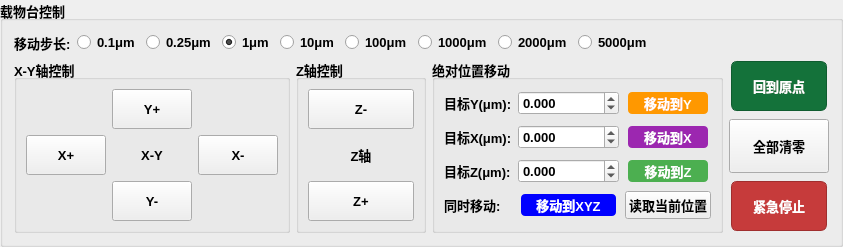
             <widget class="QGroupBox" name="groupBoxStageControl">
              <property name="font">
               <font>
                <pointsize>10</pointsize>
                <bold>true</bold>
               </font>
              </property>
              <property name="title">
               <string>载物台控制</string>
              </property>
              <layout class="QVBoxLayout" name="verticalLayout_stageControl">
               <item>
                <layout class="QHBoxLayout" name="horizontalLayout_stepSize">
                 <item>
                  <widget class="QLabel" name="labelStepSize">
                   <property name="font">
                    <font>
                     <bold>true</bold>
                    </font>
                   </property>
                   <property name="text">
                    <string>移动步长:</string>
                   </property>
                  </widget>
                 </item>
                 <item>
                  <widget class="QRadioButton" name="radioStep01">
                   <property name="font">
                    <font>
                     <bold>true</bold>
                    </font>
                   </property>
                   <property name="text">
                    <string>0.1μm</string>
                   </property>
                  </widget>
                 </item>
                 <item>
                  <widget class="QRadioButton" name="radioStep025">
                   <property name="font">
                    <font>
                     <bold>true</bold>
                    </font>
                   </property>
                   <property name="text">
                    <string>0.25μm</string>
                   </property>
                  </widget>
                 </item>
                 <item>
                  <widget class="QRadioButton" name="radioStep1">
                   <property name="font">
                    <font>
                     <bold>true</bold>
                    </font>
                   </property>
                   <property name="text">
                    <string>1μm</string>
                   </property>
                   <property name="checked">
                    <bool>true</bool>
                   </property>
                  </widget>
                 </item>
                 <item>
                  <widget class="QRadioButton" name="radioStep10">
                   <property name="font">
                    <font>
                     <bold>true</bold>
                    </font>
                   </property>
                   <property name="text">
                    <string>10μm</string>
                   </property>
                  </widget>
                 </item>
                 <item>
                  <widget class="QRadioButton" name="radioStep100">
                   <property name="font">
                    <font>
                     <bold>true</bold>
                    </font>
                   </property>
                   <property name="text">
                    <string>100μm</string>
                   </property>
                  </widget>
                 </item>
                 <item>
                  <widget class="QRadioButton" name="radioStep1000">
                   <property name="font">
                    <font>
                     <bold>true</bold>
                    </font>
                   </property>
                   <property name="text">
                    <string>1000μm</string>
                   </property>
                  </widget>
                 </item>
                 <item>
                  <widget class="QRadioButton" name="radioStep2000">
                   <property name="font">
                    <font>
                     <bold>true</bold>
                    </font>
                   </property>
                   <property name="text">
                    <string>2000μm</string>
                   </property>
                  </widget>
                 </item>
                 <item>
                  <widget class="QRadioButton" name="radioStep5000">
                   <property name="font">
                    <font>
                     <bold>true</bold>
                    </font>
                   </property>
                   <property name="text">
                    <string>5000μm</string>
                   </property>
                  </widget>
                 </item>
                 <item>
                  <spacer name="horizontalSpacer_stepSize">
                   <property name="orientation">
                    <enum>Qt::Orientation::Horizontal</enum>
                   </property>
                   <property name="sizeHint" stdset="0">
                    <size>
                     <width>40</width>
                     <height>20</height>
                    </size>
                   </property>
                  </spacer>
                 </item>
                </layout>
               </item>
               <item>
                <layout class="QHBoxLayout" name="horizontalLayout_xyControl">
                 <item>
                  <widget class="QGroupBox" name="groupBoxXYControl">
                   <property name="sizePolicy">
                    <sizepolicy hsizetype="Expanding" vsizetype="Preferred">
                     <horstretch>0</horstretch>
                     <verstretch>0</verstretch>
                    </sizepolicy>
                   </property>
                   <property name="title">
                    <string>X-Y轴控制</string>
                   </property>
                   <layout class="QGridLayout" name="gridLayout_xyControl">
                    <item row="0" column="1">
                     <widget class="QPushButton" name="btnMoveYUp">
                      <property name="minimumSize">
                       <size>
                        <width>60</width>
                        <height>40</height>
                       </size>
                      </property>
                      <property name="text">
                       <string>Y+</string>
                      </property>
                     </widget>
                    </item>
                    <item row="1" column="1">
                     <widget class="QLabel" name="labelXYCenter">
                      <property name="minimumSize">
                       <size>
                        <width>60</width>
                        <height>40</height>
                       </size>
                      </property>
                      <property name="text">
                       <string>X-Y</string>
                      </property>
                      <property name="alignment">
                       <set>Qt::AlignmentFlag::AlignCenter</set>
                      </property>
                     </widget>
                    </item>
                    <item row="2" column="1">
                     <widget class="QPushButton" name="btnMoveYDown">
                      <property name="minimumSize">
                       <size>
                        <width>60</width>
                        <height>40</height>
                       </size>
                      </property>
                      <property name="text">
                       <string>Y-</string>
                      </property>
                     </widget>
                    </item>
                    <item row="1" column="0">
                     <widget class="QPushButton" name="btnMoveZUp">
                      <property name="minimumSize">
                       <size>
                        <width>60</width>
                        <height>40</height>
                       </size>
                      </property>
                      <property name="text">
                       <string>X+</string>
                      </property>
                     </widget>
                    </item>
                    <item row="1" column="2">
                     <widget class="QPushButton" name="btnMoveZDown">
                      <property name="minimumSize">
                       <size>
                        <width>60</width>
                        <height>40</height>
                       </size>
                      </property>
                      <property name="text">
                       <string>X-</string>
                      </property>
                     </widget>
                    </item>
                   </layout>
                  </widget>
                 </item>
                 <item>
                  <widget class="QGroupBox" name="groupBoxZControl">
                   <property name="sizePolicy">
                    <sizepolicy hsizetype="Fixed" vsizetype="Preferred">
                     <horstretch>0</horstretch>
                     <verstretch>0</verstretch>
                    </sizepolicy>
                   </property>
                   <property name="minimumSize">
                    <size>
                     <width>130</width>
                     <height>0</height>
                    </size>
                   </property>
                   <property name="title">
                    <string>Z轴控制</string>
                   </property>
                   <layout class="QVBoxLayout" name="verticalLayout_zControl">
                    <item>
                     <widget class="QPushButton" name="btnMoveXLeft">
                      <property name="minimumSize">
                       <size>
                        <width>60</width>
                        <height>40</height>
                       </size>
                      </property>
                      <property name="text">
                       <string>Z-</string>
                      </property>
                     </widget>
                    </item>
                    <item>
                     <widget class="QLabel" name="labelZCenter">
                      <property name="minimumSize">
                       <size>
                        <width>60</width>
                        <height>40</height>
                       </size>
                      </property>
                      <property name="text">
                       <string>Z轴</string>
                      </property>
                      <property name="alignment">
                       <set>Qt::AlignmentFlag::AlignCenter</set>
                      </property>
                     </widget>
                    </item>
                    <item>
                     <widget class="QPushButton" name="btnMoveXRight">
                      <property name="minimumSize">
                       <size>
                        <width>60</width>
                        <height>40</height>
                       </size>
                      </property>
                      <property name="text">
                       <string>Z+</string>
                      </property>
                     </widget>
                    </item>
                   </layout>
                  </widget>
                 </item>
                 <item>
                  <widget class="QGroupBox" name="groupBoxAbsoluteMove">
                   <property name="sizePolicy">
                    <sizepolicy hsizetype="Expanding" vsizetype="Preferred">
                     <horstretch>0</horstretch>
                     <verstretch>0</verstretch>
                    </sizepolicy>
                   </property>
                   <property name="font">
                    <font>
                     <pointsize>10</pointsize>
                     <bold>true</bold>
                    </font>
                   </property>
                   <property name="title">
                    <string>绝对位置移动</string>
                   </property>
                   <layout class="QGridLayout" name="gridLayout_absoluteMove">
                    <item row="2" column="1">
                     <widget class="QDoubleSpinBox" name="spinBoxTargetZ">
                      <property name="decimals">
                       <number>3</number>
                      </property>
                      <property name="minimum">
                       <double>-999999.000000000000000</double>
                      </property>
                      <property name="maximum">
                       <double>999999.000000000000000</double>
                      </property>
                     </widget>
                    </item>
                    <item row="1" column="1">
                     <widget class="QDoubleSpinBox" name="spinBoxTargetY">
                      <property name="decimals">
                       <number>3</number>
                      </property>
                      <property name="minimum">
                       <double>-999999.000000000000000</double>
                      </property>
                      <property name="maximum">
                       <double>999999.000000000000000</double>
                      </property>
                     </widget>
                    </item>
                    <item row="4" column="1">
                     <widget class="QPushButton" name="btnMoveToXYZ">
                      <property name="sizePolicy">
                       <sizepolicy hsizetype="Minimum" vsizetype="Preferred">
                        <horstretch>0</horstretch>
                        <verstretch>0</verstretch>
                       </sizepolicy>
                      </property>
                      <property name="styleSheet">
                       <string notr="true">QPushButton {
    background-color: blue;
    color: white;
    border-radius: 5px;
    margin: 2px;
    border: 2px solid transparent;
}
QPushButton:hover {
    background-color: royalblue; /* 悬停时略微变深，比 blue 深，比 darkblue 亮 */
    border: 2px solid lightblue;
}
QPushButton:pressed {
    background-color: darkblue; /* 按下时变得更深，与 royalblue 明显区分 */
    border: 2px solid navy;
}
QPushButton:disabled {
    background-color: #808080; /* 灰色背景表示禁用 */
    color: #C0C0C0; /* 浅灰色文字 */
    border: 2px solid #606060; /* 深灰色边框 */
}
</string>
                      </property>
                      <property name="text">
                       <string>移动到XYZ</string>
                      </property>
                     </widget>
                    </item>
                    <item row="4" column="0">
                     <widget class="QLabel" name="labelMoveXYZ">
                      <property name="text">
                       <string>同时移动:</string>
                      </property>
                     </widget>
                    </item>
                    <item row="2" column="0">
                     <widget class="QLabel" name="labelTargetZ">
                      <property name="text">
                       <string>目标X(μm):</string>
                      </property>
                     </widget>
                    </item>
                    <item row="1" column="2">
                     <widget class="QPushButton" name="btnMoveToY">
                      <property name="styleSheet">
                       <string notr="true">QPushButton {
    background-color: #FF9800; /* 橙色背景 */
    color: white;
    border-radius: 5px;
    margin: 2px;
    border: 2px solid transparent;
}
QPushButton:hover {
    background-color: #e68900; /* 悬停时变深橙 */
    border: 2px solid orange;
}
QPushButton:pressed {
    background-color: #cc7a00; /* 按下时更深橙 */
    border: 2px solid darkorange;
}
QPushButton:disabled {
    background-color: #808080; /* 灰色背景表示禁用 */
    color: #C0C0C0; /* 浅灰色文字 */
    border: 2px solid #606060; /* 深灰色边框 */
}
</string>
                      </property>
                      <property name="text">
                       <string>移动到Y</string>
                      </property>
                     </widget>
                    </item>
                    <item row="4" column="2">
                     <widget class="QPushButton" name="btnGetCurrentPos">
                      <property name="text">
                       <string>读取当前位置</string>
                      </property>
                     </widget>
                    </item>
                    <item row="1" column="0">
                     <widget class="QLabel" name="labelTargetY">
                      <property name="text">
                       <string>目标Y(μm):</string>
                      </property>
                     </widget>
                    </item>
                    <item row="2" column="2">
                     <widget class="QPushButton" name="btnMoveToZ">
                      <property name="styleSheet">
                       <string notr="true">QPushButton {
    background-color: #9C27B0; /* 紫色背景 */
    color: white;
    border-radius: 5px;
    margin: 2px;
    border: 2px solid transparent;
}
QPushButton:hover {
    background-color: #8e24aa; /* 悬停时变深紫 */
    border: 2px solid plum;
}
QPushButton:pressed {
    background-color: #7b1fa2; /* 按下时更深紫 */
    border: 2px solid purple;
}
QPushButton:disabled {
    background-color: #808080; /* 灰色背景表示禁用 */
    color: #C0C0C0; /* 浅灰色文字 */
    border: 2px solid #606060; /* 深灰色边框 */
}
</string>
                      </property>
                      <property name="text">
                       <string>移动到X</string>
                      </property>
                     </widget>
                    </item>
                    <item row="3" column="0">
                     <widget class="QLabel" name="labelTargetX">
                      <property name="text">
                       <string>目标Z(μm):</string>
                      </property>
                     </widget>
                    </item>
                    <item row="3" column="1">
                     <widget class="QDoubleSpinBox" name="spinBoxTargetX">
                      <property name="decimals">
                       <number>3</number>
                      </property>
                      <property name="minimum">
                       <double>-999999.000000000000000</double>
                      </property>
                      <property name="maximum">
                       <double>999999.000000000000000</double>
                      </property>
                     </widget>
                    </item>
                    <item row="3" column="2">
                     <widget class="QPushButton" name="btnMoveToX">
                      <property name="styleSheet">
                       <string notr="true">QPushButton {
    background-color: #4CAF50; /* 绿色背景 */
    color: white;
    border-radius: 5px;
    margin: 2px;
    border: 2px solid transparent;
}
QPushButton:hover {
    background-color: #45a049; /* 悬停时变深绿 */
    border: 2px solid lightgreen;
}
QPushButton:pressed {
    background-color: #3d8b40; /* 按下时更深绿 */
    border: 2px solid darkgreen;
}
QPushButton:disabled {
    background-color: #808080; /* 灰色背景表示禁用 */
    color: #C0C0C0; /* 浅灰色文字 */
    border: 2px solid #606060; /* 深灰色边框 */
}
</string>
                      </property>
                      <property name="text">
                       <string>移动到Z</string>
                      </property>
                     </widget>
                    </item>
                   </layout>
                  </widget>
                 </item>
                 <item>
                  <layout class="QVBoxLayout" name="verticalLayout_2">
                   <item>
                    <widget class="QPushButton" name="btnStageHome">
                     <property name="sizePolicy">
                      <sizepolicy hsizetype="Fixed" vsizetype="Preferred">
                       <horstretch>0</horstretch>
                       <verstretch>0</verstretch>
                      </sizepolicy>
                     </property>
                     <property name="minimumSize">
                      <size>
                       <width>100</width>
                       <height>0</height>
                      </size>
                     </property>
                     <property name="styleSheet">
                      <string notr="true">QPushButton {
    background-color: #14723A;      /* 默认深绿 */
    color: #FFFFFF;
    border: 1px solid #0F5C2F;
    border-radius: 6px;
    margin: 2px;
    padding: 6px 12px;
}
QPushButton:hover {
    background-color: #0F5C2F;      /* 悬停更暗 */
    border-color: #0B4724;
}
QPushButton:pressed {
    background-color: #0B4724;      /* 按下最暗 */
    border-color: #07321A;
}
QPushButton:disabled {
    background-color: #93B39F;      /* 禁用淡灰绿 */
    border-color: #7A9886;
    color: #EEF3EF;
}
</string>
                     </property>
                     <property name="text">
                      <string>回到原点</string>
                     </property>
                    </widget>
                   </item>
                   <item>
                    <widget class="QPushButton" name="btnStageZeroAll">
                     <property name="sizePolicy">
                      <sizepolicy hsizetype="Fixed" vsizetype="Preferred">
                       <horstretch>0</horstretch>
                       <verstretch>0</verstretch>
                      </sizepolicy>
                     </property>
                     <property name="minimumSize">
                      <size>
                       <width>100</width>
                       <height>0</height>
                      </size>
                     </property>
                     <property name="text">
                      <string>全部清零</string>
                     </property>
                    </widget>
                   </item>
                   <item>
                    <widget class="QPushButton" name="btnStageStop">
                     <property name="sizePolicy">
                      <sizepolicy hsizetype="Fixed" vsizetype="Preferred">
                       <horstretch>0</horstretch>
                       <verstretch>0</verstretch>
                      </sizepolicy>
                     </property>
                     <property name="minimumSize">
                      <size>
                       <width>100</width>
                       <height>0</height>
                      </size>
                     </property>
                     <property name="styleSheet">
                      <string notr="true">QPushButton {
    background-color: #C63B3B;      /* 默认深红 */
    color: #FFFFFF;
    border: 1px solid #A02E2E;
    border-radius: 6px;
    margin: 2px;
    padding: 6px 12px;
}
QPushButton:hover {
    background-color: #A02E2E;      /* 悬停更暗 */
    border-color: #7B2222;
}
QPushButton:pressed {
    background-color: #7B2222;      /* 按下最暗 */
    border-color: #571818;
}
QPushButton:disabled {
    background-color: #D6A6A6;      /* 禁用淡灰红 */
    border-color: #C08C8C;
    color: #FFF8F8;
}
</string>
                     </property>
                     <property name="text">
                      <string>紧急停止</string>
                     </property>
                    </widget>
                   </item>
                  </layout>
                 </item>
                </layout>
               </item>
              </layout>
             </widget>
